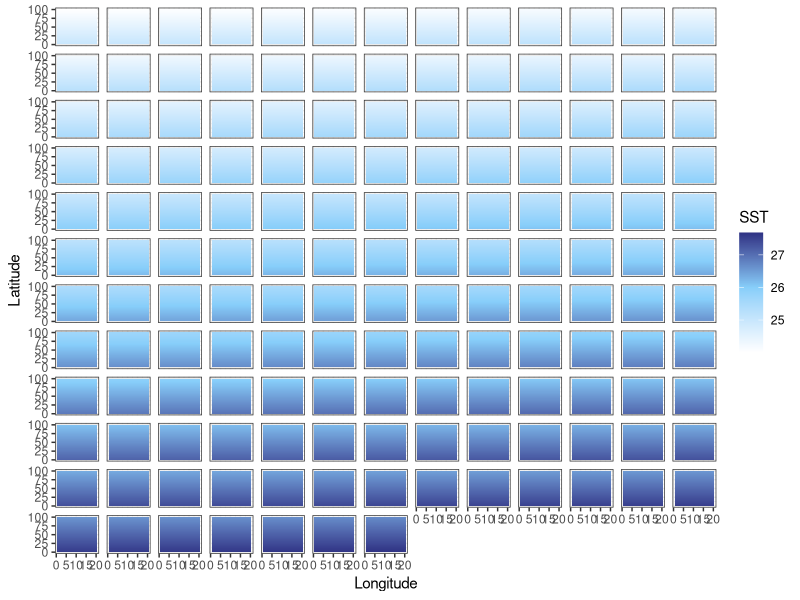
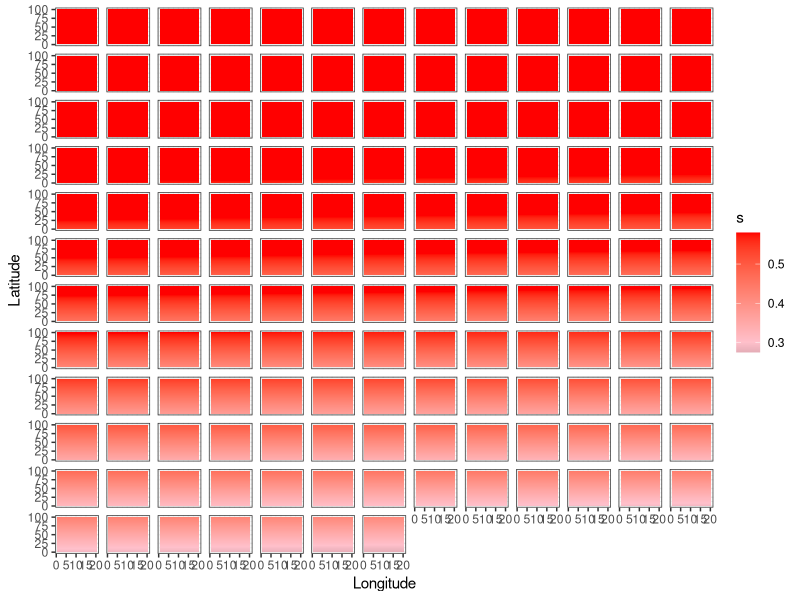
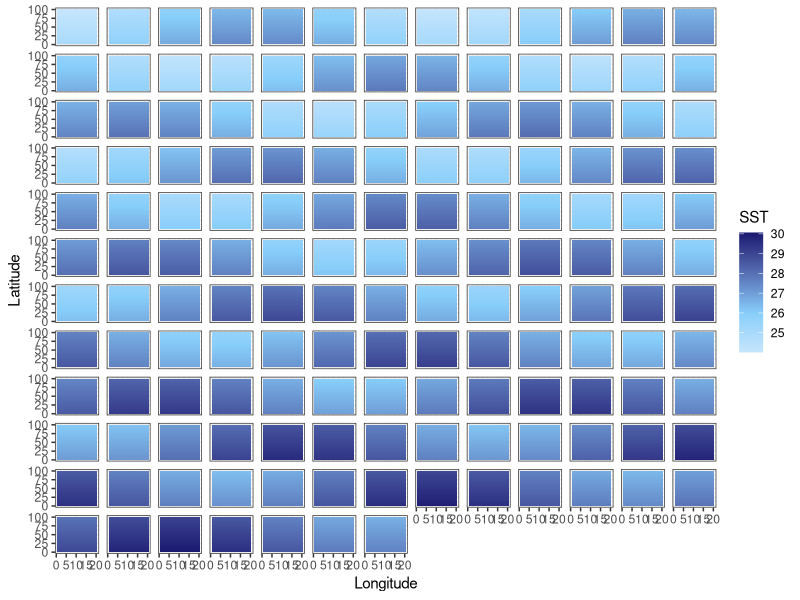
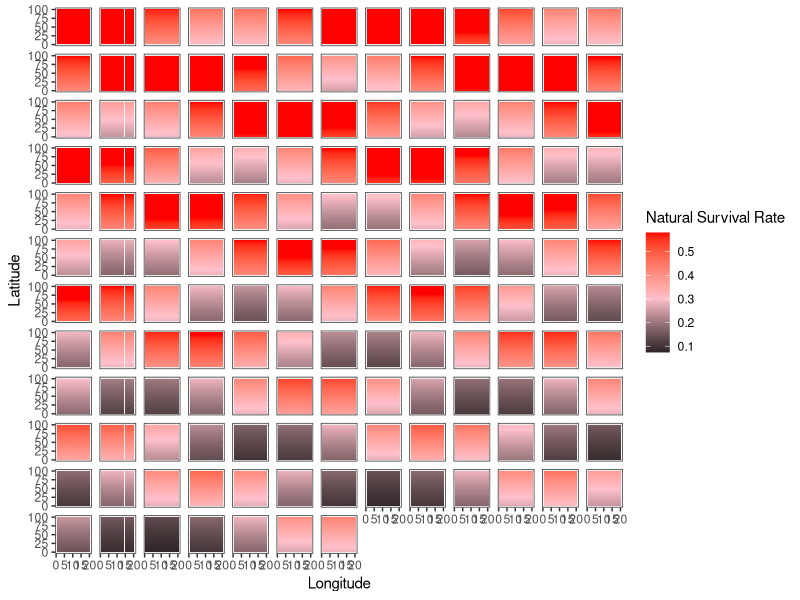
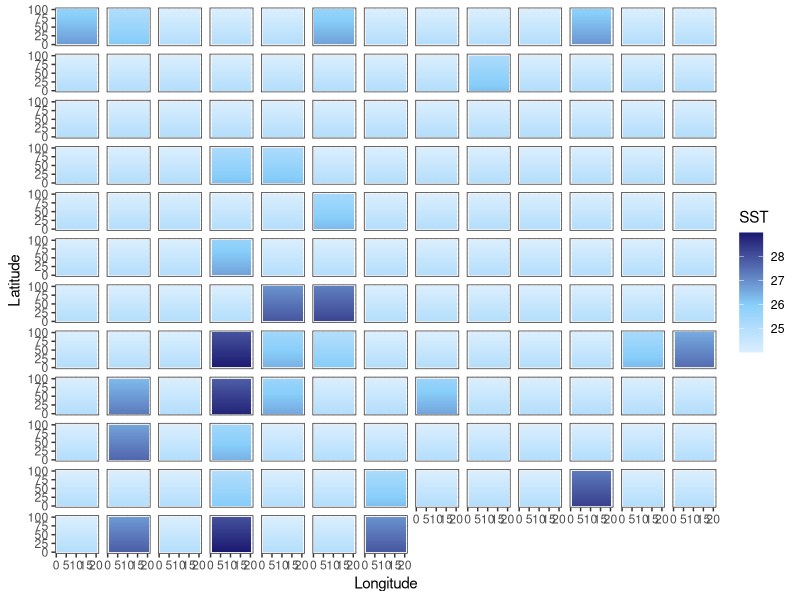
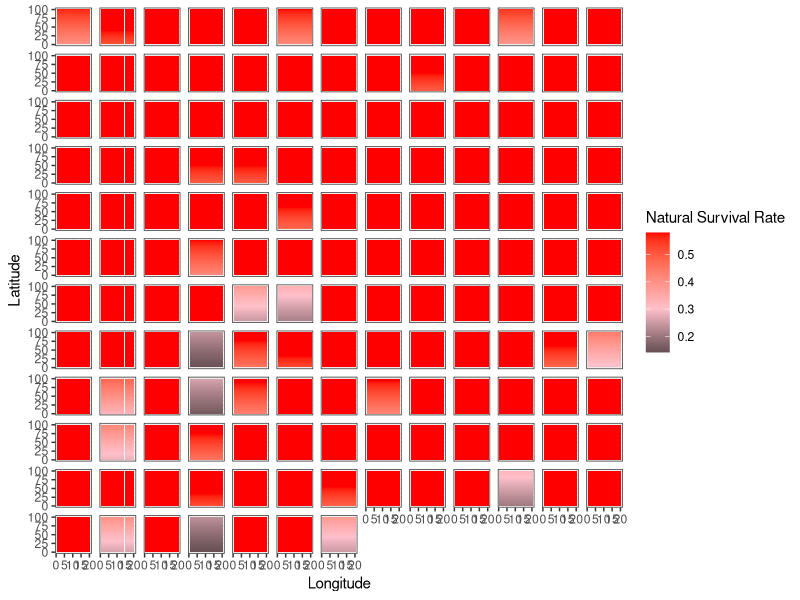

Recreate these plots in R, in order.
library(tidyverse)
library(here)

addTaskCallback(function(...) {set.seed(42);TRUE})
options(warn=-1)

years = 150
NS.patches = 100
EW.patches = 20
opt.temp = 22

calc_temp_mortality <- function(SST, opt.temp, temp.range, s) {
  nat.m = array(0, c(nrow(SST), ncol(SST)))
  m = 1 - exp((-(SST[,] - opt.temp)^2)/(temp.range^2)) # temperature based mortality function from Walsworth et al.
  m = 1 - m
  nat.m = ifelse(m > s, s, m)
  return(nat.m)
}

# 0.5272924 26
# 0.3678794 27
# 0.2369278 28
# 0.1408584 29
# 0.0773    30
# 0.0391639 31
# 0.0183156 32



### UNCOMMENT FOR CONSTANT MEAN SHIFT SST
SST.patches.mean <- array(0, c(NS.patches, EW.patches, years))
start_SST = (opt.temp + 2) + NS.patches*0.01

for (i in 1:years) {
  SST = start_SST
  for (lat in 1:NS.patches) {
    SST.patches.mean[lat,,i] = SST
    SST = SST - 0.01
  }
  start_SST = start_SST + 0.018
}

### UNCOMMENT FOR ENSO VARIABLE MEAN SST
SST.patches.enso <- array(0, c(NS.patches, EW.patches, years))
start_SST = (opt.temp + 2) + NS.patches*0.01

t=seq(1,years,1)
enso.value = sin(.8*t) + 0.018

for (i in 1:years) {
  SST = start_SST
  for (lat in 1:NS.patches) {
    SST.patches.enso[lat,,i] = SST
    SST = SST - 0.01
  }
  start_SST = start_SST + enso.value[i]
}

### UNCOMMENT FOR SHOCK SST CHANGES
SST.patches.shock <- array(0, c(NS.patches, EW.patches, years))
start_SST = (opt.temp + 2) + NS.patches*0.01

for (i in 1:years) {
  heat_prob = runif(1, 0, 1)
  if ((i < 75 & heat_prob < 0.1) | (i >= 75 & heat_prob < 0.35)) {
    intensity <- runif(1, 1, ifelse(i < 75, 2, 4))
    SST = start_SST + intensity
  } else {
    SST = start_SST
  }
  for (lat in 1:NS.patches) {
    SST.patches.shock[lat,,i] = SST
    SST = SST - 0.01
  }
}

output_df_mean = data.frame() #create dataframe to hold results
output_df_enso = data.frame()
output_df_shock = data.frame()


# Mean --------------------------------------------------------------------

for(b in 1:years) {
  SSTdf_mean = SST.patches.mean[,,b] %>% 
    as.data.frame() 
  
  SSTdf_mean$lat = c(1:NS.patches)
  SSTdf_mean$year = paste0(b)
  
  output_df_mean = bind_rows(output_df_mean, SSTdf_mean)
}

SSTdf_mean = output_df_mean %>% 
  pivot_longer(V1:V20,
               names_to = "lon",
               values_to = "sst") %>% 
  mutate(lon = case_when(
    lon == "V1" ~ 1,
    lon == "V2" ~ 2,
    lon == "V3" ~ 3,
    lon == "V4" ~ 4,
    lon == "V5" ~ 5,
    lon == "V6" ~ 6,
    lon == "V7" ~ 7,
    lon == "V8" ~ 8,
    lon == "V9" ~ 9,
    lon == "V10" ~ 10,
    lon == "V11" ~ 11,
    lon == "V12" ~ 12,
    lon == "V13" ~ 13,
    lon == "V14" ~ 14,
    lon == "V15" ~ 15,
    lon == "V16" ~ 16,
    lon == "V17" ~ 17,
    lon == "V18" ~ 18,
    lon == "V19" ~ 19,
    lon == "V20" ~ 20
    )) %>% 
  mutate(year = as.numeric(year))

mt = ggplot(SSTdf_mean, aes(lon, lat, fill = sst)) +
  geom_tile() +
  labs(x = "Longitude", y = "Latitude", fill = "SST") +
  theme_bw() +
  scale_fill_gradient2(low = "white", high = "midnightblue", mid = "lightskyblue", midpoint = 26) +
  facet_wrap(~year) + 
  theme(
    strip.background = element_blank(),
    strip.text.x = element_blank())

SSTdf_mean = SSTdf_mean %>% 
  mutate(mortality = 1 - (1 - exp((-(sst - 22)^2)/(5^2)))) %>% 
  mutate(survival = ifelse(mortality > 0.58, 0.58, mortality))

mm = ggplot(SSTdf_mean, aes(lon, lat, fill = survival)) +
  geom_tile() +
  labs(x = "Longitude", y = "Latitude", fill = "s") +
  theme_bw() +
  scale_fill_gradient2(low = "black", high = "red", mid = "pink", midpoint = .3) +
  facet_wrap(~year) + 
  theme(
    strip.background = element_blank(),
    strip.text.x = element_blank())

# ENSO --------------------------------------------------------------------

for(b in 1:years) {
  SSTdf_enso = SST.patches.enso[,,b] %>% 
    as.data.frame() 
  
  SSTdf_enso$lat = c(1:NS.patches)
  SSTdf_enso$year = paste0(b)
  
  output_df_enso = bind_rows(output_df_enso, SSTdf_enso)
}

SSTdf_enso = output_df_enso %>% 
  pivot_longer(V1:V20,
               names_to = "lon",
               values_to = "sst") %>% 
  mutate(lon = case_when(
    lon == "V1" ~ 1,
    lon == "V2" ~ 2,
    lon == "V3" ~ 3,
    lon == "V4" ~ 4,
    lon == "V5" ~ 5,
    lon == "V6" ~ 6,
    lon == "V7" ~ 7,
    lon == "V8" ~ 8,
    lon == "V9" ~ 9,
    lon == "V10" ~ 10,
    lon == "V11" ~ 11,
    lon == "V12" ~ 12,
    lon == "V13" ~ 13,
    lon == "V14" ~ 14,
    lon == "V15" ~ 15,
    lon == "V16" ~ 16,
    lon == "V17" ~ 17,
    lon == "V18" ~ 18,
    lon == "V19" ~ 19,
    lon == "V20" ~ 20
  )) %>% 
  mutate(year = as.numeric(year))

et = ggplot(SSTdf_enso, aes(lon, lat, fill = sst)) +
  geom_tile() +
  labs(x = "Longitude", y = "Latitude", fill = "SST") +
  theme_bw() +
  scale_fill_gradient2(low = "white", high = "midnightblue", mid = "lightskyblue", midpoint = 26) +
  facet_wrap(~year) + 
  theme(
    strip.background = element_blank(),
    strip.text.x = element_blank())

SSTdf_enso = SSTdf_enso %>% 
  mutate(mortality = 1 - (1 - exp((-(sst - 22)^2)/(5^2)))) %>% 
  mutate(survival = ifelse(mortality > 0.58, 0.58, mortality))

em = ggplot(SSTdf_enso, aes(lon, lat, fill = survival)) +
  geom_tile() +
  labs(x = "Longitude", y = "Latitude", fill = "Natural Survival Rate") +
  theme_bw() +
  scale_fill_gradient2(low = "black", high = "red", mid = "pink", midpoint = .3) +
  facet_wrap(~year) + 
  theme(
    strip.background = element_blank(),
    strip.text.x = element_blank())

# shock -------------------------------------------------------------------

for(b in 1:years) {
  SSTdf_shock = SST.patches.shock[,,b] %>% 
    as.data.frame() 
  
  SSTdf_shock$lat = c(1:NS.patches)
  SSTdf_shock$year = paste0(b)
  
  output_df_shock = bind_rows(output_df_shock, SSTdf_shock)
}

SSTdf_shock = output_df_shock %>% 
  pivot_longer(V1:V20,
               names_to = "lon",
               values_to = "sst") %>% 
  mutate(lon = case_when(
    lon == "V1" ~ 1,
    lon == "V2" ~ 2,
    lon == "V3" ~ 3,
    lon == "V4" ~ 4,
    lon == "V5" ~ 5,
    lon == "V6" ~ 6,
    lon == "V7" ~ 7,
    lon == "V8" ~ 8,
    lon == "V9" ~ 9,
    lon == "V10" ~ 10,
    lon == "V11" ~ 11,
    lon == "V12" ~ 12,
    lon == "V13" ~ 13,
    lon == "V14" ~ 14,
    lon == "V15" ~ 15,
    lon == "V16" ~ 16,
    lon == "V17" ~ 17,
    lon == "V18" ~ 18,
    lon == "V19" ~ 19,
    lon == "V20" ~ 20
  )) %>% 
  mutate(year = as.numeric(year))

st = ggplot(SSTdf_shock, aes(lon, lat, fill = sst)) +
  geom_tile() +
  labs(x = "Longitude", y = "Latitude", fill = "SST") +
  theme_bw() +
  scale_fill_gradient2(low = "white", high = "midnightblue", mid = "lightskyblue", midpoint = 26) +
  facet_wrap(~year) + 
  theme(
    strip.background = element_blank(),
    strip.text.x = element_blank())

SSTdf_shock = SSTdf_shock %>% 
  mutate(mortality = 1 - (1 - exp((-(sst - 22)^2)/(5^2)))) %>% 
  mutate(survival = ifelse(mortality > 0.58, 0.58, mortality))

sm = ggplot(SSTdf_shock, aes(lon, lat, fill = survival)) +
  geom_tile() +
  labs(x = "Longitude", y = "Latitude", fill = "Natural Survival Rate") +
  theme_bw() +
  scale_fill_gradient2(low = "black", high = "red", mid = "pink", midpoint = .3) +
  facet_wrap(~year) + 
  theme(
    strip.background = element_blank(),
    strip.text.x = element_blank())

ggsave(mt, file=paste0("mean_temp.pdf"), path = here("figs", "climate"), height = 10, width = 15)
ggsave(mm, file=paste0("mean_mortality.pdf"), path = here("figs", "climate"), height = 10, width = 15)
ggsave(et, file=paste0("enso_temp.pdf"), path = here("figs", "climate"), height = 10, width = 15)
ggsave(em, file=paste0("enso_mortality.pdf"), path = here("figs", "climate"), height = 10, width = 15)
ggsave(st, file=paste0("shock_temp.pdf"), path = here("figs", "climate"), height = 10, width = 15)
ggsave(sm, file=paste0("shock_mortality.pdf"), path = here("figs", "climate"), height = 10, width = 15)
